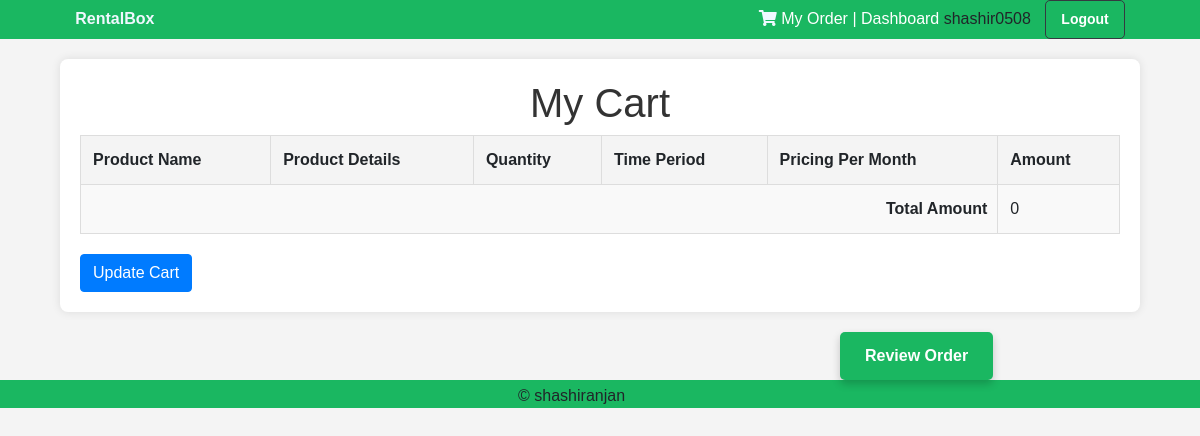
/mycart/ (signed in), run on an earlier commit of the app's database.
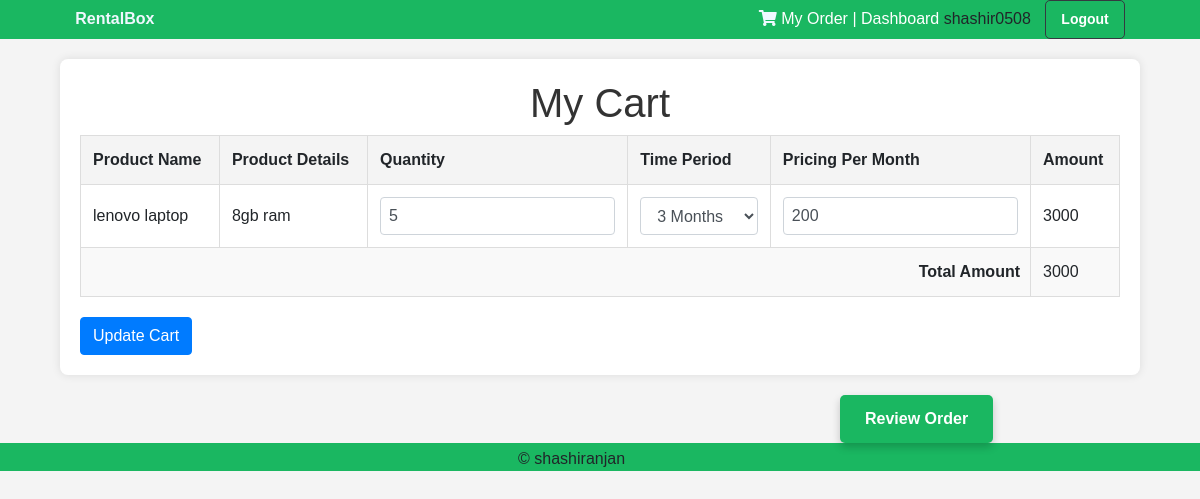
And on a later commit of the database.
### warehouse/models.py (models this page shows)
class CartDetails(models.Model):
    enquiry = models.ForeignKey(EnquiryDetails,on_delete=models.CASCADE, null=True)
    user = models.ForeignKey(User,on_delete=models.CASCADE)
    sq_details = models.ForeignKey(SalesQuoteDetails,on_delete=models.CASCADE, null=True)
    product_obj = models.ForeignKey(Products,on_delete=models.CASCADE, null=True)
    time_period = models.CharField(choices=CATEGORY_CHOICES, max_length = 200, null = True, default="1 Year")
    pricing = models.CharField(max_length=64, null = True)
    qty = models.IntegerField(default=1, null=True)
    is_paid=models.BooleanField(default=False)
    total_amount=models.IntegerField(null = True)

class SalesQuoteDetails(models.Model):
    enquiry = models.ForeignKey(EnquiryDetails,on_delete=models.CASCADE)
    sales_quote_id = models.CharField(max_length=64, null = True)
    product_obj = models.ForeignKey(Products,on_delete=models.CASCADE, null=True)
    product_name = models.CharField(max_length=264, null = True)   #
    product_id = models.CharField(max_length = 128, null = True)   #
    qty= models.IntegerField(null = True)
    product_details = models.CharField(max_length = 128, null = True)  #
    time_period = models.CharField(choices=CATEGORY_CHOICES, max_length = 200, null = True, default="Other")
    pricing = models.CharField(max_length=64, null = True)  #
    added_to_cart = models.BooleanField(default=False)
    sq_reject= models.BooleanField(default=False)

### warehouse/views.py (the view)
# urls.py: path('mycart/',views.cart_details_view, name='mycart'),
@login_required(login_url='/login/')
def cart_details_view(request):
    username= request.user.email
    name = username.split('@')[0]
    role=request.user.role
    amount=[]
    cart_details = CartDetails.objects.filter(user=request.user, is_paid=False)
    for single_product in cart_details:
        amount.append(single_product.total_amount)
    total_amount=sum(amount)
    print("enter in cart details view part")
    context={'name':name, 'role':role, 'total_amount':total_amount,'cart_details':cart_details}
    return render(request,'warehouse/mycart.html',context)

### warehouse/templates/warehouse/mycart.html (shortened to what the changed rows need)
{% extends 'layout/app.html' %}
{% load static %}
        {% block content %}
        <head>
            <link rel = "stylesheet" type="text/css" href="{% static '/warehouse/css/dashboard.css' %}">
        </head>
        <body>
        <div class="container">
                <h1>My Cart</h1>
                <table>
                    <thead>
                        <tr>
                            <th>Product Name</th>
                            <th>Product Details</th>
                            <th>Quantity</th>
                            <th>Time Period</th>
                            <th>Pricing Per Month</th>
                            <th>Amount</th>
                        </tr>
                    </thead>
                    <form action = "{% url 'update_cart_details' %}" method = "POST">
                    <tbody>
                        {% for details in cart_details %}
                        <tr>
                            <td data-label="Product Name">
                        {% if details.sq_details and details.sq_details.product_name %}
                            {{ details.sq_details.product_name }}
                        {% elif details.product_obj and details.product_obj.name %}
                            {{ details.product_obj.name }}
                        {% else %}
                            Product name not available
                        {% endif %}
                        </td>
                        <td data-label="Product Details">
                            {% if details.sq_details and details.sq_details.product_details %}
                                {{ details.sq_details.product_details }}
                            {% elif details.product_obj and details.product_obj.description %}
                                {{ details.product_obj.description }}
                            {% else %}
                                Product details not available
                            {% endif %}
                        </td>
                            <td data-label="Quantity">
                                <input type="number" id="quantity_{{ details.id }}" name="quantity_{{ details.id }}" value="{{ details.qty }}" class="form-control" onchange="updateAmount(this)">
                            </td>
                            <td data-label="Time Period">
                                <select name="time_period_{{ details.id }}" class="form-control" onchange="updateAmount(this)" id="time_period">
                                    <option value="3" {% if details.time_period == "3" %}selected{% endif %}>3 Months</option>
                                </select>
                            </td>
                            <td data-label="Pricing Per Month">
                                <input type="number" id="pricing_{{ details.id }}" name="pricing_{{ details.id }}" value="{{ details.pricing }}" class="form-control" onchange="updateAmount(this)">
                            </td>
                            <td data-label="Amount">
                                <span class="amount">{{ details.total_amount }}</span>
                            </td>
                        </tr>
                        {% endfor %}
                    </tbody>
                    <tfoot>
                        <tr>
                            <td colspan="5" class="total">Total Amount</td>
                            <td class="amount">{{ total_amount }}</td>
                        </tr>
                    </tfoot>
                </table>
            </div>
        </body>
    {% endblock %}

What changed in the data, as far as the page shows it:
added CartDetails: sq_details.product_name "lenovo laptop", sq_details.product_details "8gb ram", qty "5", id "3 Months", pricing "200", total_amount "3000"
Also different on the page:
{{ total_amount }}: "0" → "3000"
